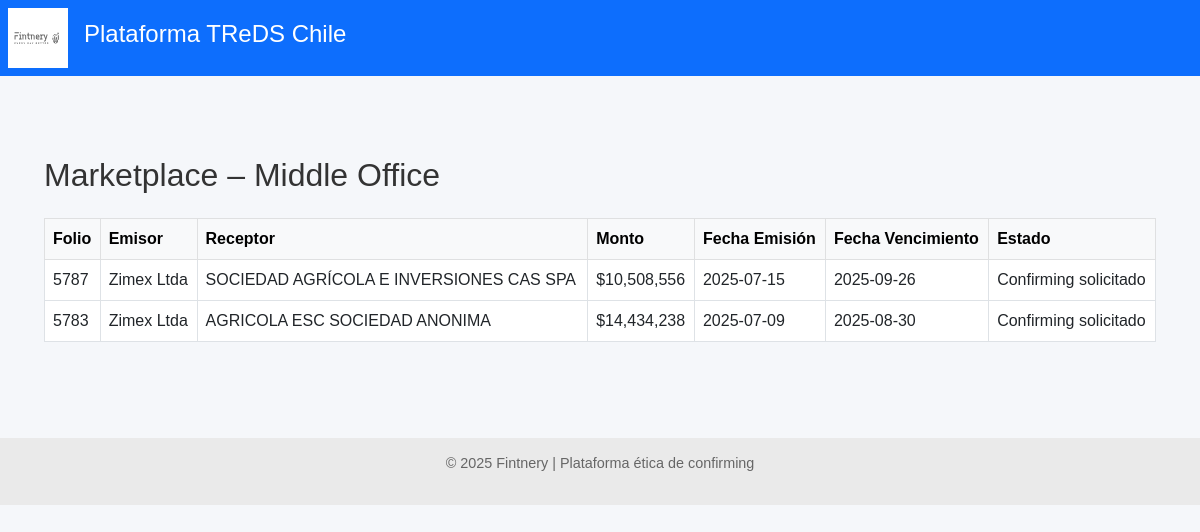
The app's page /marketplace/marketplace-general, older data.
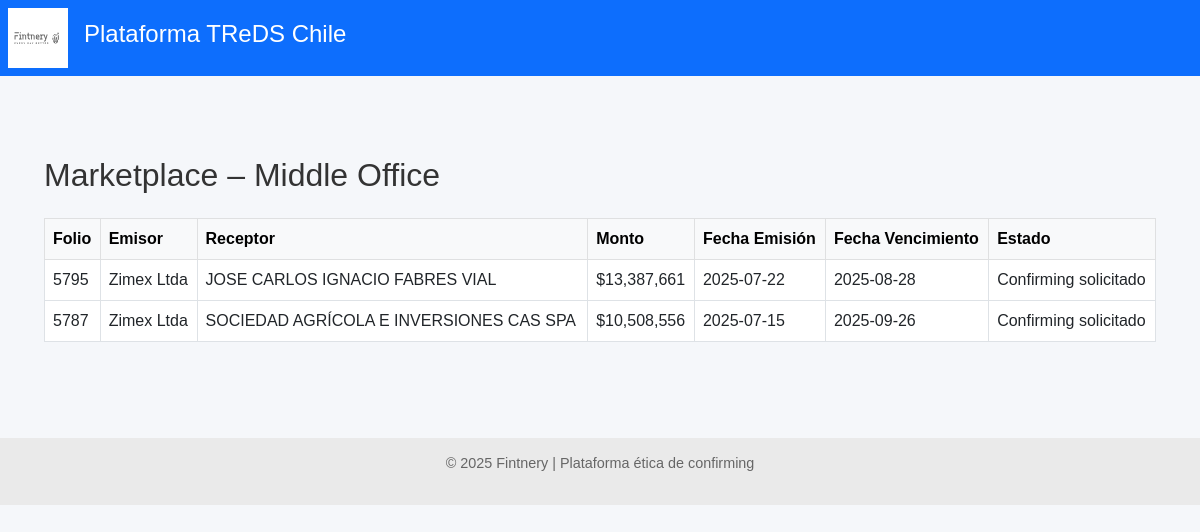
The same page, newer data.
### models.py (models this page shows)
class FacturaDB(Base):
    __tablename__ = "facturas"
    id = Column(Integer, primary_key=True, index=True)
    rut_emisor = Column(String, index=True)
    rut_receptor = Column(String)
    tipo_dte = Column(String)
    folio = Column(Integer)
    monto = Column(Integer)
    estado_dte = Column(String)
    razon_social_emisor = Column(String)
    razon_social_receptor = Column(String)
    fecha_emision = Column(Date)
    fecha_vencimiento = Column(Date)
    fecha_vencimiento_original = Column(Date, nullable=True)
    modificacion_aceptada_por_proveedor = Column(Boolean, nullable=True, default=None)
    confirming_solicitado = Column(Boolean, default=False)
    origen_confirmacion = Column(String, default="Desconocido")
    financiador_adjudicado = Column(Integer, ForeignKey("financiadores.id"), nullable=True)
    proveedor_id = Column(Integer, ForeignKey("proveedores.id"))
    proveedor = relationship("Proveedor", back_populates="facturas")
    pagador_id = Column(Integer, ForeignKey("pagadores.id"))
    pagador = relationship("Pagador", back_populates="facturas")
    ofertas = relationship("OfertaFinanciamiento", back_populates="factura")
    financiador = relationship(
        "Financiador",
        primaryjoin=Financiador.id == foreign(cast(financiador_adjudicado, Integer)), viewonly=True,
        uselist=False,
    )

### routers/marketplace.py (the view)
@router.get("/marketplace-general")
def ver_marketplace_general(request: Request, db: Session = Depends(get_db)):
    facturas = (
        db.query(FacturaDB)
        .filter(FacturaDB.estado_dte == "Confirming solicitado")
        .all()
    )
    return templates.TemplateResponse(
        "marketplace_general.html",
        {
            "request": request,
            "facturas": facturas
        }
    )

### templates/marketplace_general.html (shortened to what this page needs)
{% extends "base.html" %}
{% block content %}
<div class="container mt-5">
  <h2 class="mb-4">Marketplace – Middle Office</h2>
  {% if facturas %}
  <div class="table-responsive">
    <table class="table table-bordered table-hover bg-white">
      <thead class="table-light">
        <tr>
          <th>Folio</th>
          <th>Emisor</th>
          <th>Receptor</th>
          <th>Monto</th>
          <th>Fecha Emisión</th>
          <th>Fecha Vencimiento</th>
          <th>Estado</th>
        </tr>
      </thead>
      <tbody>
        {% for f in facturas %}
        <tr>
          <td>{{ f.folio }}</td>
          <td>{{ f.razon_social_emisor }}</td>
          <td>{{ f.razon_social_receptor }}</td>
          <td>${{ "{:,.0f}".format(f.monto) }}</td>
          <td>{{ f.fecha_emision }}</td>
          <td>{{ f.fecha_vencimiento }}</td>
          <td>{{ f.estado_dte }}</td>
        </tr>
        {% endfor %}
      </tbody>
    </table>
  </div>
  {% else %}
  <p class="text-muted">No hay facturas disponibles actualmente.</p>
  {% endif %}
</div>
{% endblock %}

Row changes from the older to the newer data that the page shows:
no longer on this page (row edited): FacturaDB: folio "5783", razon_social_emisor "Zimex Ltda", razon_social_receptor "AGRICOLA ESC SOCIEDAD ANONIMA", monto "14,434,238", fecha_emision "2025-07-09", fecha_vencimiento "2025-08-30", estado_dte "Confirming solicitado"
now on this page (row edited): FacturaDB: folio "5795", razon_social_emisor "Zimex Ltda", razon_social_receptor "JOSE CARLOS IGNACIO FABRES VIAL", monto "13,387,661", fecha_emision "2025-07-22", fecha_vencimiento "2025-08-28", estado_dte "Confirming solicitado"
